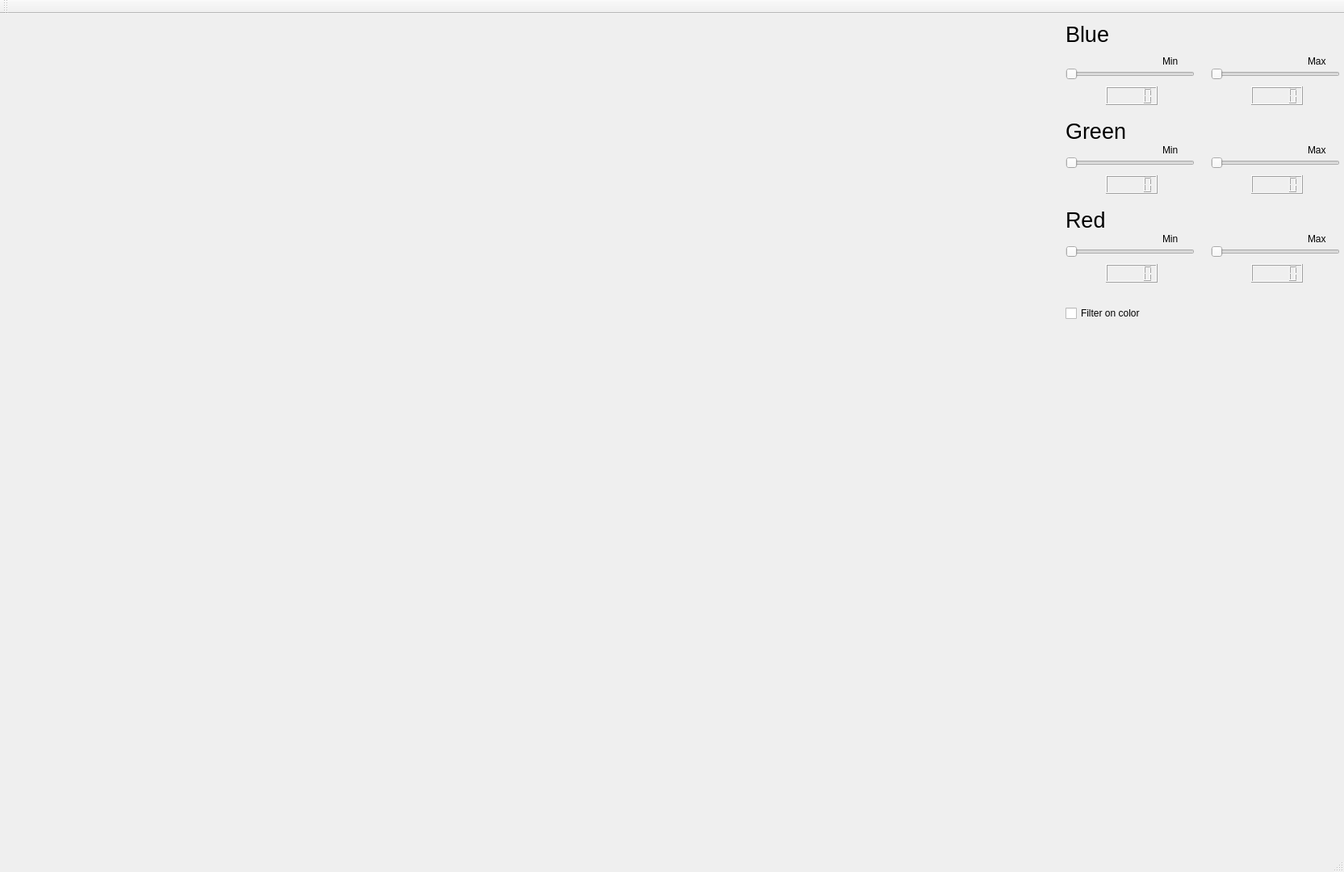
<?xml version="1.0" encoding="UTF-8"?>
<ui version="4.0">
 <class>MainWindow</class>
 <widget class="QMainWindow" name="MainWindow">
  <property name="geometry">
   <rect>
    <x>0</x>
    <y>0</y>
    <width>1665</width>
    <height>1080</height>
   </rect>
  </property>
  <property name="windowTitle">
   <string>MainWindow</string>
  </property>
  <widget class="QWidget" name="centralWidget">
   <widget class="QSlider" name="blueSliderMin">
    <property name="geometry">
     <rect>
      <x>1320</x>
      <y>60</y>
      <width>160</width>
      <height>29</height>
     </rect>
    </property>
    <property name="maximum">
     <number>255</number>
    </property>
    <property name="orientation">
     <enum>Qt::Horizontal</enum>
    </property>
   </widget>
   <widget class="QSlider" name="blueSliderMax">
    <property name="geometry">
     <rect>
      <x>1500</x>
      <y>60</y>
      <width>160</width>
      <height>29</height>
     </rect>
    </property>
    <property name="maximum">
     <number>255</number>
    </property>
    <property name="orientation">
     <enum>Qt::Horizontal</enum>
    </property>
   </widget>
   <widget class="QSlider" name="greenSliderMin">
    <property name="geometry">
     <rect>
      <x>1320</x>
      <y>170</y>
      <width>160</width>
      <height>29</height>
     </rect>
    </property>
    <property name="maximum">
     <number>255</number>
    </property>
    <property name="orientation">
     <enum>Qt::Horizontal</enum>
    </property>
   </widget>
   <widget class="QSlider" name="greenSliderMax">
    <property name="geometry">
     <rect>
      <x>1500</x>
      <y>170</y>
      <width>160</width>
      <height>29</height>
     </rect>
    </property>
    <property name="maximum">
     <number>255</number>
    </property>
    <property name="orientation">
     <enum>Qt::Horizontal</enum>
    </property>
   </widget>
   <widget class="QSlider" name="redSliderMin">
    <property name="geometry">
     <rect>
      <x>1320</x>
      <y>280</y>
      <width>160</width>
      <height>29</height>
     </rect>
    </property>
    <property name="maximum">
     <number>255</number>
    </property>
    <property name="orientation">
     <enum>Qt::Horizontal</enum>
    </property>
    <property name="invertedControls">
     <bool>false</bool>
    </property>
   </widget>
   <widget class="QSlider" name="redSliderMax">
    <property name="geometry">
     <rect>
      <x>1500</x>
      <y>280</y>
      <width>160</width>
      <height>29</height>
     </rect>
    </property>
    <property name="maximum">
     <number>255</number>
    </property>
    <property name="orientation">
     <enum>Qt::Horizontal</enum>
    </property>
   </widget>
   <widget class="QLabel" name="label">
    <property name="geometry">
     <rect>
      <x>1320</x>
      <y>10</y>
      <width>67</width>
      <height>31</height>
     </rect>
    </property>
    <property name="font">
     <font>
      <pointsize>20</pointsize>
     </font>
    </property>
    <property name="text">
     <string>Blue</string>
    </property>
   </widget>
   <widget class="QLabel" name="label_2">
    <property name="geometry">
     <rect>
      <x>1320</x>
      <y>130</y>
      <width>91</width>
      <height>31</height>
     </rect>
    </property>
    <property name="font">
     <font>
      <pointsize>20</pointsize>
     </font>
    </property>
    <property name="text">
     <string>Green</string>
    </property>
   </widget>
   <widget class="QLabel" name="label_3">
    <property name="geometry">
     <rect>
      <x>1320</x>
      <y>240</y>
      <width>67</width>
      <height>31</height>
     </rect>
    </property>
    <property name="font">
     <font>
      <pointsize>20</pointsize>
     </font>
    </property>
    <property name="text">
     <string>Red</string>
    </property>
   </widget>
   <widget class="QLabel" name="label_4">
    <property name="geometry">
     <rect>
      <x>1440</x>
      <y>270</y>
      <width>31</width>
      <height>17</height>
     </rect>
    </property>
    <property name="text">
     <string>Min</string>
    </property>
   </widget>
   <widget class="QLabel" name="label_5">
    <property name="geometry">
     <rect>
      <x>1620</x>
      <y>270</y>
      <width>31</width>
      <height>17</height>
     </rect>
    </property>
    <property name="text">
     <string>Max</string>
    </property>
   </widget>
   <widget class="QLabel" name="label_6">
    <property name="geometry">
     <rect>
      <x>1440</x>
      <y>160</y>
      <width>31</width>
      <height>17</height>
     </rect>
    </property>
    <property name="text">
     <string>Min</string>
    </property>
   </widget>
   <widget class="QLabel" name="label_7">
    <property name="geometry">
     <rect>
      <x>1620</x>
      <y>160</y>
      <width>31</width>
      <height>17</height>
     </rect>
    </property>
    <property name="text">
     <string>Max</string>
    </property>
   </widget>
   <widget class="QLabel" name="label_8">
    <property name="geometry">
     <rect>
      <x>1440</x>
      <y>50</y>
      <width>31</width>
      <height>17</height>
     </rect>
    </property>
    <property name="text">
     <string>Min</string>
    </property>
   </widget>
   <widget class="QLabel" name="label_9">
    <property name="geometry">
     <rect>
      <x>1620</x>
      <y>50</y>
      <width>31</width>
      <height>17</height>
     </rect>
    </property>
    <property name="text">
     <string>Max</string>
    </property>
   </widget>
   <widget class="QLCDNumber" name="redBoxMin">
    <property name="geometry">
     <rect>
      <x>1370</x>
      <y>310</y>
      <width>64</width>
      <height>23</height>
     </rect>
    </property>
   </widget>
   <widget class="QLCDNumber" name="redBoxMax">
    <property name="geometry">
     <rect>
      <x>1550</x>
      <y>310</y>
      <width>64</width>
      <height>23</height>
     </rect>
    </property>
   </widget>
   <widget class="QLCDNumber" name="greenBoxMax">
    <property name="geometry">
     <rect>
      <x>1550</x>
      <y>200</y>
      <width>64</width>
      <height>23</height>
     </rect>
    </property>
   </widget>
   <widget class="QLCDNumber" name="greenBoxMin">
    <property name="geometry">
     <rect>
      <x>1370</x>
      <y>200</y>
      <width>64</width>
      <height>23</height>
     </rect>
    </property>
   </widget>
   <widget class="QLCDNumber" name="blueBoxMax">
    <property name="geometry">
     <rect>
      <x>1550</x>
      <y>90</y>
      <width>64</width>
      <height>23</height>
     </rect>
    </property>
   </widget>
   <widget class="QLCDNumber" name="blueBoxMin">
    <property name="geometry">
     <rect>
      <x>1370</x>
      <y>90</y>
      <width>64</width>
      <height>23</height>
     </rect>
    </property>
   </widget>
   <widget class="QLabel" name="imageLabel">
    <property name="geometry">
     <rect>
      <x>16</x>
      <y>6</y>
      <width>1291</width>
      <height>1001</height>
     </rect>
    </property>
    <property name="text">
     <string/>
    </property>
    <property name="pixmap">
     <pixmap>../../../../pictureSet1_1.png_red.png</pixmap>
    </property>
   </widget>
   <widget class="QCheckBox" name="checkBox">
    <property name="geometry">
     <rect>
      <x>1320</x>
      <y>360</y>
      <width>131</width>
      <height>22</height>
     </rect>
    </property>
    <property name="text">
     <string>Filter on color</string>
    </property>
   </widget>
  </widget>
  <widget class="QMenuBar" name="menuBar">
   <property name="geometry">
    <rect>
     <x>0</x>
     <y>0</y>
     <width>1665</width>
     <height>25</height>
    </rect>
   </property>
  </widget>
  <widget class="QToolBar" name="mainToolBar">
   <attribute name="toolBarArea">
    <enum>TopToolBarArea</enum>
   </attribute>
   <attribute name="toolBarBreak">
    <bool>false</bool>
   </attribute>
  </widget>
  <widget class="QStatusBar" name="statusBar"/>
 </widget>
 <layoutdefault spacing="6" margin="11"/>
 <resources/>
 <connections>
  <connection>
   <sender>blueSliderMin</sender>
   <signal>valueChanged(int)</signal>
   <receiver>blueBoxMin</receiver>
   <slot>display(int)</slot>
   <hints>
    <hint type="sourcelabel">
     <x>797</x>
     <y>206</y>
    </hint>
    <hint type="destinationlabel">
     <x>790</x>
     <y>232</y>
    </hint>
   </hints>
  </connection>
  <connection>
   <sender>blueSliderMax</sender>
   <signal>valueChanged(int)</signal>
   <receiver>blueBoxMax</receiver>
   <slot>display(int)</slot>
   <hints>
    <hint type="sourcelabel">
     <x>960</x>
     <y>203</y>
    </hint>
    <hint type="destinationlabel">
     <x>964</x>
     <y>221</y>
    </hint>
   </hints>
  </connection>
  <connection>
   <sender>greenSliderMin</sender>
   <signal>valueChanged(int)</signal>
   <receiver>greenBoxMin</receiver>
   <slot>display(int)</slot>
   <hints>
    <hint type="sourcelabel">
     <x>800</x>
     <y>315</y>
    </hint>
    <hint type="destinationlabel">
     <x>793</x>
     <y>342</y>
    </hint>
   </hints>
  </connection>
  <connection>
   <sender>greenSliderMax</sender>
   <signal>valueChanged(int)</signal>
   <receiver>greenBoxMax</receiver>
   <slot>display(int)</slot>
   <hints>
    <hint type="sourcelabel">
     <x>957</x>
     <y>317</y>
    </hint>
    <hint type="destinationlabel">
     <x>957</x>
     <y>340</y>
    </hint>
   </hints>
  </connection>
  <connection>
   <sender>redSliderMin</sender>
   <signal>valueChanged(int)</signal>
   <receiver>redBoxMin</receiver>
   <slot>display(int)</slot>
   <hints>
    <hint type="sourcelabel">
     <x>787</x>
     <y>426</y>
    </hint>
    <hint type="destinationlabel">
     <x>788</x>
     <y>447</y>
    </hint>
   </hints>
  </connection>
  <connection>
   <sender>redSliderMax</sender>
   <signal>valueChanged(int)</signal>
   <receiver>redBoxMax</receiver>
   <slot>display(int)</slot>
   <hints>
    <hint type="sourcelabel">
     <x>975</x>
     <y>425</y>
    </hint>
    <hint type="destinationlabel">
     <x>975</x>
     <y>448</y>
    </hint>
   </hints>
  </connection>
 </connections>
</ui>
